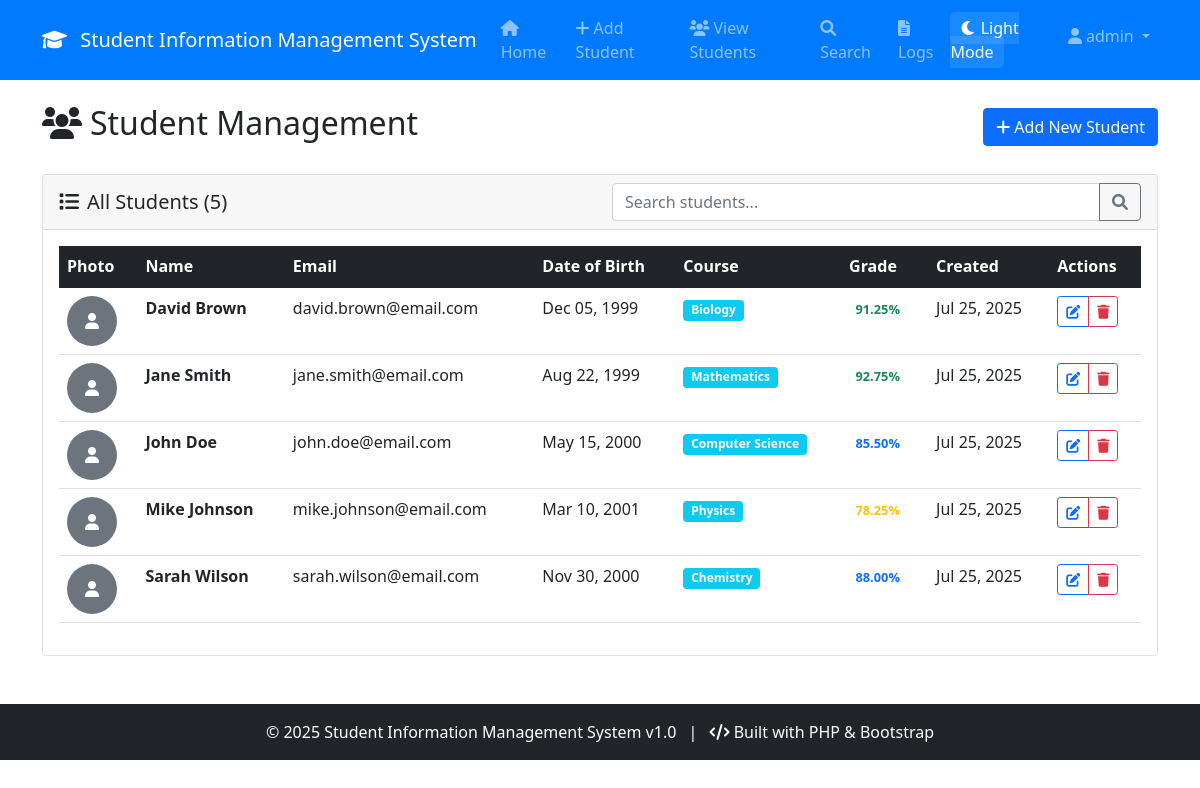
The app's page /view_students.php (signed in) with its own data.
### tables this page shows
CREATE TABLE IF NOT EXISTS students (
    id INT AUTO_INCREMENT PRIMARY KEY,
    name VARCHAR(100) NOT NULL,
    email VARCHAR(100) UNIQUE NOT NULL,
    date_of_birth DATE NOT NULL,
    course VARCHAR(100) NOT NULL,
    grade DECIMAL(5,2) NOT NULL,
    profile_picture VARCHAR(255),
    created_at TIMESTAMP DEFAULT CURRENT_TIMESTAMP,
    updated_at TIMESTAMP DEFAULT CURRENT_TIMESTAMP ON UPDATE CURRENT_TIMESTAMP
);

### config/database.php (called while the page is built, shortened)
<?php
function getDatabaseConnection() {
    try {
        $conn = new mysqli(DB_HOST, DB_USER, DB_PASS, DB_NAME);
        $conn->set_charset(DB_CHARSET);
        return $conn;
    } catch (Exception $e) {
        error_log("Database connection error: " . $e->getMessage());
        return false;
    }
}
function executeQuery($sql, $params = []) {
    $conn = getDatabaseConnection();
    try {
        $stmt = $conn->prepare($sql);
        $stmt->execute();
        $result = $stmt->get_result();
        return $result;
    } catch (Exception $e) {
        error_log("Query execution error: " . $e->getMessage());
        closeDatabaseConnection($conn);
        return false;
    }
}
?>

### includes/functions.php (called while the page is built, shortened)
<?php
require_once 'config/database.php';
function getAllStudents() {
    $sql = "SELECT * FROM students ORDER BY name ASC";
    $result = executeQuery($sql);
    if ($result) {
        $students = [];
        while ($row = $result->fetch_assoc()) {
            $students[] = $row;
        }
        return $students;
    }
    return [];
}
function formatGrade($grade) {
    return number_format($grade, 2) . '%';
}
function getGradeColor($grade) {
    if ($grade >= 90) return 'text-success';
    if ($grade >= 80) return 'text-primary';
    if ($grade >= 70) return 'text-warning';
    return 'text-danger';
}
?>

### view_students.php (the view, shortened to what this page needs)
<?php
require_once 'includes/functions.php';
$students = getAllStudents();
require_once 'includes/header.php';
?>
<div class="row mb-4">
    <div class="col-12">
        <div class="d-flex justify-content-between align-items-center">
            <h2>
                <i class="fas fa-users me-2"></i>Student Management
            </h2>
            <a href="add_student.php" class="btn btn-primary">
                <i class="fas fa-plus me-1"></i>Add New Student
            </a>
        </div>
    </div>
</div>
<div class="card">
    <div class="card-header">
        <div class="row align-items-center">
            <div class="col-md-6">
                <h5 class="mb-0">
                    <i class="fas fa-list me-2"></i>All Students (<?php echo count($students); ?>)
                </h5>
            </div>
            <div class="col-md-6">
                <div class="input-group">
                    <input type="text" class="form-control" id="searchInput" placeholder="Search students...">
                    <button class="btn btn-outline-secondary" type="button" id="searchBtn">
                        <i class="fas fa-search"></i>
                    </button>
                </div>
            </div>
        </div>
    </div>
    <div class="card-body">
        <?php if (empty($students)): ?>
            <div class="text-center py-5">
                <i class="fas fa-users fa-4x text-muted mb-3"></i>
                <h4 class="text-muted">No students found</h4>
                <p class="text-muted">Start by adding your first student.</p>
                <a href="add_student.php" class="btn btn-primary">
                    <i class="fas fa-plus me-1"></i>Add Student
                </a>
            </div>
        <?php else: ?>
            <div class="table-responsive">
                <table class="table table-hover" id="studentsTable">
                    <thead class="table-dark">
                        <tr>
                            <th>Photo</th>
                            <th>Name</th>
                            <th>Email</th>
                            <th>Date of Birth</th>
                            <th>Course</th>
                            <th>Grade</th>
                            <th>Created</th>
                            <th>Actions</th>
                        </tr>
                    </thead>
                    <tbody>
                        <?php foreach ($students as $student): ?>
                            <tr>
                                <td>
                                    <?php if (!empty($student['profile_picture'])): ?>
                                        <img src="uploads/<?php echo $student['profile_picture']; ?>"
                                             alt="Profile" class="profile-picture">
                                    <?php else: ?>
                                        <div class="profile-picture bg-secondary d-flex align-items-center justify-content-center">
                                            <i class="fas fa-user text-white"></i>
                                        </div>
                                    <?php endif; ?>
                                </td>
                                <td>
                                    <strong><?php echo htmlspecialchars($student['name']); ?></strong>
                                </td>
                                <td><?php echo htmlspecialchars($student['email']); ?></td>
                                <td><?php echo date('M d, Y', strtotime($student['date_of_birth'])); ?></td>
                                <td>
                                    <span class="badge bg-info"><?php echo htmlspecialchars($student['course']); ?></span>
                                </td>
                                <td>
                                    <span class="badge <?php echo getGradeColor($student['grade']); ?> grade-badge">
                                        <?php echo formatGrade($student['grade']); ?>
                                    </span>
                                </td>
                                <td><?php echo date('M d, Y', strtotime($student['created_at'])); ?></td>
                                <td>
                                    <div class="btn-group" role="group">
                                        <a href="view_students.php?action=edit&id=<?php echo $student['id']; ?>"
                                           class="btn btn-sm btn-outline-primary" title="Edit">
                                            <i class="fas fa-edit"></i>
                                        </a>
                                        <a href="view_students.php?action=delete&id=<?php echo $student['id']; ?>"
                                           class="btn btn-sm btn-outline-danger" title="Delete"
                                           onclick="return confirmDelete('Are you sure you want to delete <?php echo htmlspecialchars($student['name']); ?>?')">
                                            <i class="fas fa-trash"></i>
                                        </a>
                                    </div>
                                </td>
                            </tr>
                        <?php endforeach; ?>
                    </tbody>
                </table>
            </div>
        <?php endif; ?>
    </div>
</div>
<?php require_once 'includes/footer.php'; ?>

### records on screen
students: name "David Brown", email "david.brown@email.com", date_of_birth "Dec 05, 1999", course "Biology", grade "91.25%", created_at "Jul 25, 2025"
students: name "Jane Smith", email "jane.smith@email.com", date_of_birth "Aug 22, 1999", course "Mathematics", grade "92.75%", created_at "Jul 25, 2025"
students: name "John Doe", email "john.doe@email.com", date_of_birth "May 15, 2000", course "Computer Science", grade "85.50%", created_at "Jul 25, 2025"
students: name "Mike Johnson", email "mike.johnson@email.com", date_of_birth "Mar 10, 2001", course "Physics", grade "78.25%", created_at "Jul 25, 2025"
students: name "Sarah Wilson", email "sarah.wilson@email.com", date_of_birth "Nov 30, 2000", course "Chemistry", grade "88.00%", created_at "Jul 25, 2025"

### other values on screen
APP_NAME "Student Information Management System"
$current_theme "Light"
$_SESSION['username'] "admin"
count($students) "5"
APP_VERSION "1.0"
